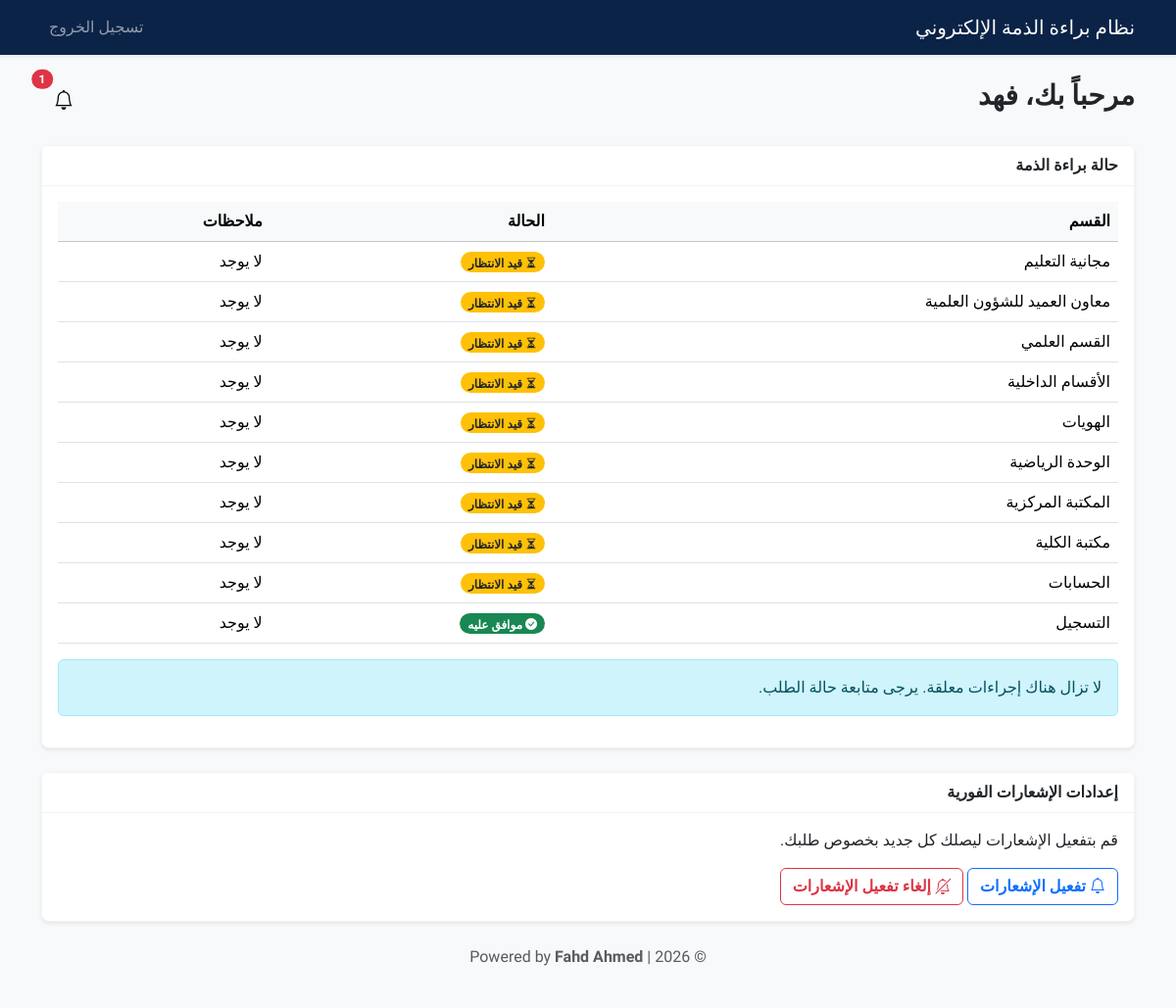
The page /student (signed in) on the database as committed earlier.
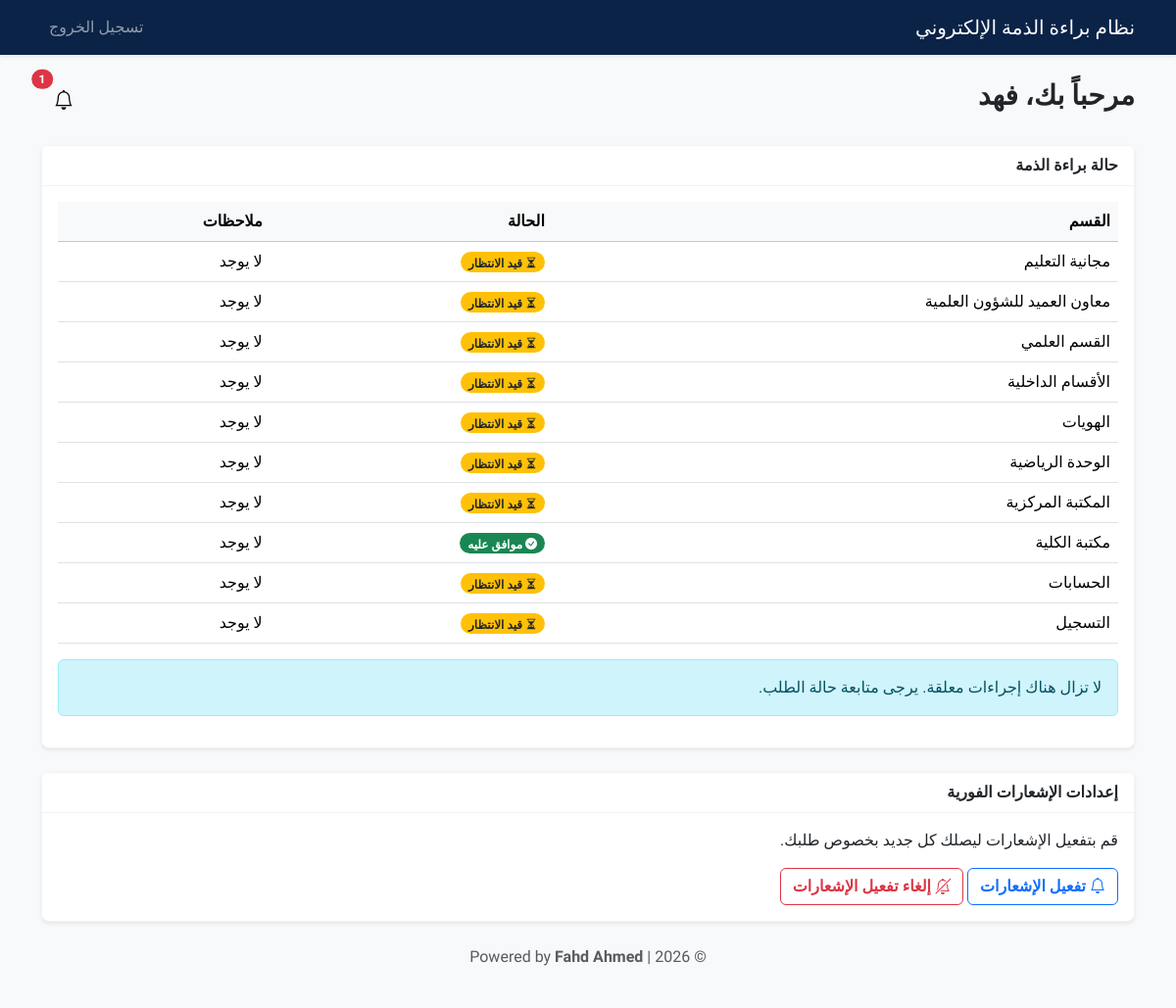
The same page on the database as committed later.
### app/models.py (models this page shows, shortened)
class User(db.Model, UserMixin):
    id = db.Column(db.Integer, primary_key=True)
    university_id = db.Column(db.String(20), unique=True, nullable=True)  # الرقم الجامعي (خاص بالطلاب)
    username = db.Column(db.String(50), unique=True, nullable=True)       # اسم المستخدم (للموظفين والمدراء)
    email = db.Column(db.String(120), unique=True, nullable=True)         # البريد الإلكتروني
    password_hash = db.Column(db.String(255), nullable=False)             # كلمة المرور المشفرة
    role = db.Column(db.String(20), nullable=False)  # دور المستخدم: 'student', 'system_admin', 'section_head'
    full_name = db.Column(db.String(100), nullable=True) # الاسم الكامل (للعرض فقط)
    department = db.Column(db.String(100), nullable=True) # الشعبة (للموظفين والطلاب)
    college = db.Column(db.String(100), nullable=True)    # الكلية (للطلاب)
    stage = db.Column(db.String(50), nullable=True)       # المرحلة الدراسية (للطلاب)
    study_type = db.Column(db.String(50), nullable=True)  # نوع الدراسة: صباحي/مسائي (للطلاب)
    created_at = db.Column(db.DateTime, default=datetime.utcnow) # تاريخ إنشاء الحساب

class ClearanceStatus(db.Model):
    id = db.Column(db.Integer, primary_key=True)
    student_id = db.Column(db.Integer, db.ForeignKey('user.id'), nullable=False) # معرف الطالب
    department = db.Column(db.String(100), nullable=False)  # اسم الشعبة المعنية بالموافقة
    status = db.Column(db.String(20), default='pending')  # الحالة: pending (قيد الانتظار), approved (موافق), rejected (مرفوض)
    comment = db.Column(db.Text, nullable=True) # ملاحظات مسؤول الشعبة
    updated_at = db.Column(db.DateTime, default=datetime.utcnow) # تاريخ آخر تحديث
    student = db.relationship('User', backref='clearance_statuses')

### app/routes/__init__.py (the view)
@main_routes.route('/student')
@login_required
def student():
    if current_user.role != 'student':
        return redirect(url_for('main.login'))
    records = ClearanceStatus.query.filter_by(student_id=current_user.id).all()
    all_app = all(r.status == 'approved' for r in records)
    form = ClearanceRequestForm()
    return render_template(
        'student.html',
        student=current_user,
        clearance_records=records,
        all_approved=all_app,
        vapid_public_key=current_app.config.get('VAPID_PUBLIC_KEY'),
        DEPARTMENTS=DEPARTMENTS,
        form=form
    )

### app/__init__.py (called while the page is built)
def format_local_time(utc_dt):
    if not utc_dt:
        return ""
    local_dt = utc_dt + timedelta(hours=3)
    return local_dt.strftime('%Y-%m-%d %H:%M')

def create_app():
    root = os.path.abspath(os.path.join(os.path.dirname(__file__), '..'))
    app = Flask(
        __name__,
        static_folder=os.path.join(root, 'static'),
        static_url_path=''
    )
    app.config.from_object('config')
    app.config['SECRET_KEY'] = '4a8a6021f1e313a3f4e1f7d2f9d7c8c8b6a3e1d1f2a3a1b5'
    app.config['SQLALCHEMY_DATABASE_URI'] = 'mysql+pymysql://root:@localhost/clearance_db'
    db.init_app(app)
    login_manager.init_app(app)
    csrf.init_app(app)  # تفعيل حماية CSRF
    mail.init_app(app)
    login_manager.login_view = 'main.login'
    @login_manager.user_loader
    def load_user(user_id):
        return User.query.get(int(user_id))
    app.register_blueprint(main_routes)
    app.jinja_env.filters['local_time'] = format_local_time
    @app.context_processor
    def inject_now():
        return {'now': datetime.utcnow()}
    return app

### app/templates/student.html (shortened to what this page needs)
{% extends "base.html" %}
{% block content %}
<div class="d-flex justify-content-between align-items-center mb-4">
    <h3>مرحباً بك، {{ student.full_name or student.username }}</h3>
    <button class="btn btn-light position-relative" type="button" id="notificationDropdown" data-bs-toggle="dropdown"
        aria-expanded="false">
        <i class="bi bi-bell fs-5"></i>
        {% set unread = current_user.notifications|selectattr('is_read','equalto',False)|list|length %}
        {% if unread > 0 %}
        <span
            class="badge bg-danger rounded-pill position-absolute top-0 start-100 translate-middle notification-badge">{{
            unread }}</span>
        {% endif %}
    </button>
</div>
<div class="card">
    <div class="card-header">
        حالة براءة الذمة
    </div>
    <div class="card-body">
        {% set total_departments = DEPARTMENTS|length %}
        {% set total_records = clearance_records|length %}
        {% if total_records == 0 %}
        <p>لم تقم بطلب براءة ذمة بعد.</p>
        <form action="{{ url_for('main.request_clearance') }}" method="POST">
            {{ form.csrf_token }}
            <button type="submit" class="btn btn-primary">بدء طلب براءة ذمة</button>
        </form>
        {% else %}
        <table class="table table-hover">
            <thead class="table-light">
                <tr>
                    <th>القسم</th>
                    <th>الحالة</th>
                    <th>ملاحظات</th>
                </tr>
            </thead>
            <tbody>
                {% for record in clearance_records %}
                <tr>
                    <td>{{ record.department }}</td>
                    <td>
                        {% if record.status == 'approved' %}
                        <span class="badge bg-success rounded-pill"><i class="bi bi-check-circle-fill status-icon"></i>
                            موافق
                            عليه</span>
                        {% elif record.status == 'rejected' %}
                        <span class="badge bg-danger rounded-pill"><i class="bi bi-x-circle-fill status-icon"></i>
                            مرفوض</span>
                        {% else %}
                        <span class="badge bg-warning text-dark rounded-pill"><i
                                class="bi bi-hourglass-split status-icon"></i> قيد
                            الانتظار</span>
                        {% endif %}
                    </td>
                    <td>{{ record.comment or 'لا يوجد' }}</td>
                </tr>
                {% endfor %}
            </tbody>
        </table>
        {% if total_records == total_departments and all_approved %}
        <div class="alert alert-success mt-3">
            <h5 class="alert-heading">تهانينا!</h5>
            <p>لقد اكتملت براءة الذمة الخاصة بك. يمكنك الآن طباعة النموذج النهائي.</p>
        </div>
        <a href="{{ url_for('main.download_clearance_form') }}" class="btn btn-success"><i
                class="bi bi-printer-fill"></i> طباعة نموذج براءة الذمة</a>
        {% else %}
        <div class="alert alert-info mt-3">
            لا تزال هناك إجراءات معلقة. يرجى متابعة حالة الطلب.
        </div>
        {% endif %}
        {% endif %}
    </div>
</div>
<div class="card mt-4">
    <div class="card-header">
        إعدادات الإشعارات الفورية
    </div>
    <div class="card-body">
        <p>قم بتفعيل الإشعارات ليصلك كل جديد بخصوص طلبك.</p>
        <button id="enable-notifications" class="btn btn-outline-primary" data-vapid-key="{{ vapid_public_key }}">
            <i class="bi bi-bell"></i> تفعيل الإشعارات
        </button>
        <button id="disable-notifications" class="btn btn-outline-danger">
            <i class="bi bi-bell-slash"></i> إلغاء تفعيل الإشعارات
        </button>
    </div>
</div>
{% endblock %}

### app/templates/base.html (shortened to what this page needs)
<!DOCTYPE html>
<html lang="ar" dir="rtl">
<head>
    <link href="https://cdn.jsdelivr.net/npm/bootstrap@5.3.2/dist/css/bootstrap.rtl.min.css" rel="stylesheet">
    <link rel="stylesheet" href="https://cdn.jsdelivr.net/npm/bootstrap-icons@1.11.3/font/bootstrap-icons.min.css">
    <link rel="stylesheet" href="{{ url_for('static', filename='css/styles.css') }}">
</head>
<body>
    <nav class="navbar navbar-expand-lg navbar-dark shadow-sm" style="background-color: #0b2347;">
        <div class="container">
            <a class="navbar-brand" href="#">
                نظام براءة الذمة الإلكتروني
            </a>
            <div class="collapse navbar-collapse" id="navbarNav">
                <ul class="navbar-nav ms-auto">
                    {% if current_user.is_authenticated %}
                    <li class="nav-item">
                        <a class="nav-link" href="{{ url_for('main.logout') }}">تسجيل الخروج</a>
                    </li>
                    {% endif %}
                </ul>
            </div>
        </div>
    </nav>
    <main class="container mt-4">
        {% block content %}{% endblock %}
    </main>
    <footer class="text-center text-muted py-4 mt-auto bg-light">
        <p>&copy; {{ now.year }} | Powered by <strong>Fahd Ahmed</strong></p>
    </footer>
</body>
</html>

### app/static/css/styles.css (style rules this page uses)
:root { --primary-color: #0d6efd; --secondary-color: #6c757d; --light-bg: #f8f9fa; --dark-text: #212529; --border-radius: 0.5rem; }
body { font-family: 'Cairo', sans-serif; background-color: var(--light-bg); color: var(--dark-text); }
.card { border: 1px solid rgba(0, 0, 0, .05); border-radius: var(--border-radius); box-shadow: 0 0.125rem 0.25rem rgba(0, 0, 0, 0.075); }
.card-header { background-color: white; border-bottom: 1px solid rgba(0, 0, 0, .05); font-weight: 600; }
h1, h2, h3, h4, h5, h6 { font-weight: 700; }
.btn { font-family: 'Cairo', sans-serif; font-weight: 600; }
.table th { font-weight: 600; }

Rows that differ between the two databases and show on the page:
changed ClearanceStatus "مكتبة الكلية": status "قيد الانتظار" → "موافق عليه"
changed ClearanceStatus "التسجيل": status "موافق عليه" → "قيد الانتظار"
